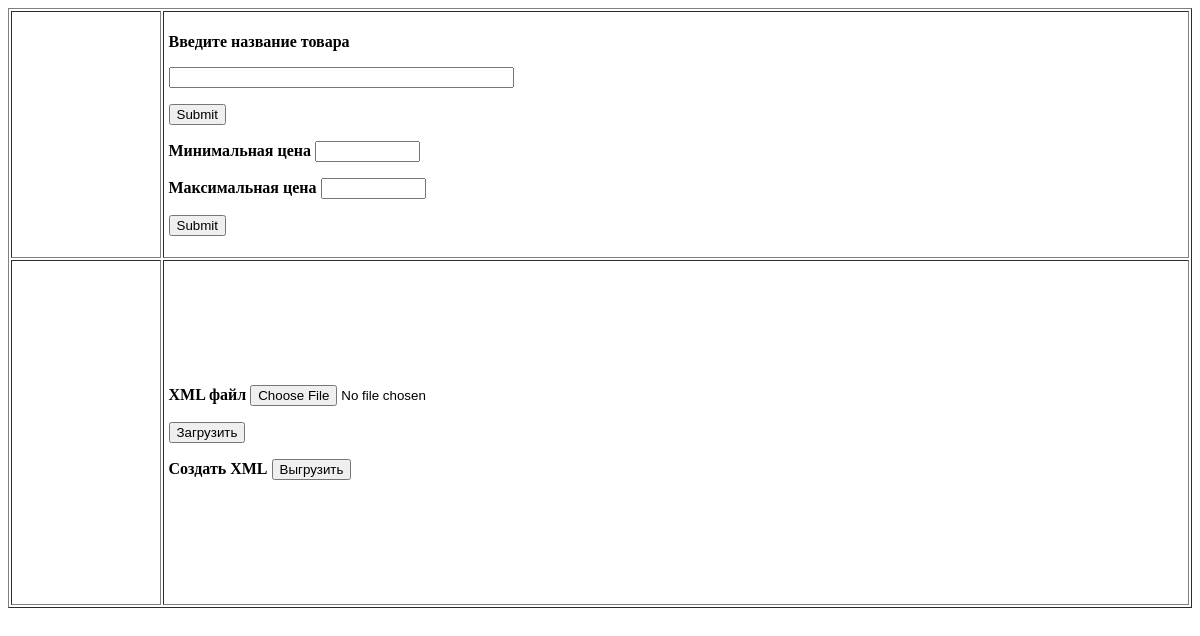
Before: / with the older database file.
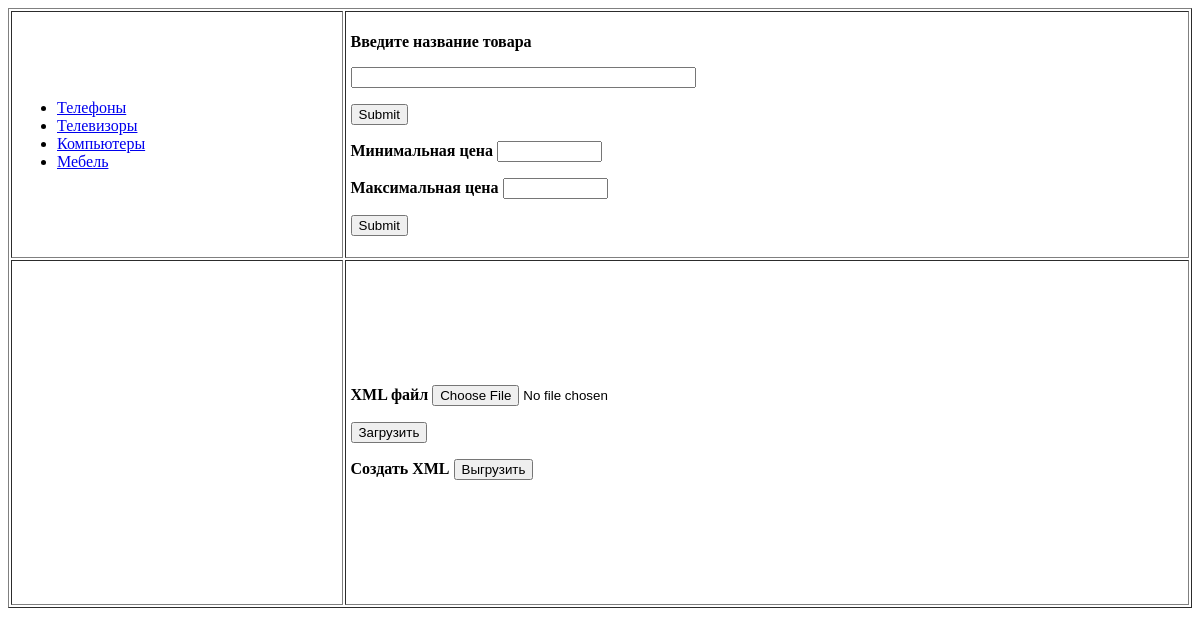
After: the same page with the newer database file.
### tables this page shows
CREATE TABLE IF NOT EXISTS `category` (
  `id` int(11) NOT NULL AUTO_INCREMENT,
  `category_name` char(50) NOT NULL,
  `parent_id` int(11) NOT NULL,
  PRIMARY KEY (`id`)
);

### ModuleClass.php (the view, shortened to what this page needs)
<?php
class ModuleClass
{
    public static $arParent;
    function __construct()
    {
        $this->mysqli = new mysqli(HOST, USER, PASS, DB);
        $this->mysqli->set_charset("utf8");
    }
    function get_cat()
    {
        $sql = "SELECT * FROM category";
        $result = $this->mysqli->query($sql);
        $arr_cat = [];
        if ($result->num_rows != 0) {
            for ($i = 0; $i < $result->num_rows; $i++) {
                $row = $result->fetch_array(MYSQLI_ASSOC);
                $arr_cat['SECTIONS'][$row['parent_id']][$row['id']] = $row;
                $arr_cat['PARENT'][$row['id']] = $row['parent_id'];
            }
            return $arr_cat;
        }
    }
    public function view_cat($arr, $parent_id = 0, $arSelected = [])
    {
        $requestId = 0;
        echo '<ul>';
        foreach($arr['SECTIONS'][$parent_id] as $sectionID => $arSection) {
            echo '<li' .  (
                $parent_id == 0
                || $parent_id == $requestId
                || isset(static::$arParent[$sectionID])
                    ? '' : ' style="display:none"') . '>' .
            '<a href="?category_id=' . $arSection['id'] . '">'
            . $arSection['category_name'] .
            '</a>';
            if (!empty($arr['SECTIONS'][$arSection['id']])) {
                ModuleClass::view_cat($arr, $sectionID, $arSelected);
            }
            echo '</li>';
        }
        echo '</ul>';
    }
}
?>

### index.php (shortened to what this page needs)
<!DOCTYPE html>
<html>
    <head>
    </head>
    <body>
        <?php
        include 'ModuleClass.php';
        $db = new ModuleClass();
        ?>
        <table border="1" width="100%" width="640" height="600" cellpadding="5">
            <tr height = "50">
                <td>
                    <?php
                    $result_cat = $db->get_cat();
                    $db->view_cat($result_cat);
                    ?>
                </td>
                <td>
                    <form action="" method="get">
                        <p><b>Введите название товара</b></p>
                        <p><input name ="product_name" type="text" size="40"></p>
                        <p><input type="submit"></p>
                    </form>
                    <form action="" method="get">
                        <p><b>Минимальная цена</b>
                            <input name ="min_price" type="text" size="10"></p>
                        <b>Максимальная цена</b>
                        <input name ="max_price" type="text" size="10"></p>
                        <p><input type="submit"></p>
                    </form>
                </td>
            </tr>
            <tr>
                <td>
                </td>
                <td>
                    <form method="post" enctype ="multipart/form-data">
                        <p><b>XML файл</b>
                            <input type="file" name="xmlFile"></p>
                        <p><input type="submit" value="Загрузить" name="buttonImport"></p>
                    </form>
                    <form method="post" enctype ="multipart/form-data">
                        <p><b>Создать XML</b>
                            <input type="submit" value="Выгрузить" name="buttonExport"></p>
                    </form>
                </td>
            </tr>
        </table>
    </body>
</html>

Changed rows visible on the page:
added category: category_name "Телефоны"
added category: category_name "Телевизоры"
added category: category_name "Компьютеры"
added category: category_name "Мебель"
